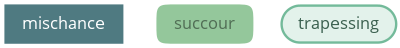

The script that drew this image:
import os, sys

from fig import draw, imgname
from twyg.cairowrapper import context as ctx


OUTFORMAT = 'png'
OUTFILE = imgname(OUTFORMAT)
WIDTH = 500
HEIGHT = 60


config1 = r"""
[layout]
    style               layout

[node]
    fontName            "Open Sans"
    style               rect
    strokeWidth         3
    roundness           0

[connection]
    style               curve

[color]
    style               colorizer
    colorscheme         "mint-examples"
    fontColorAuto       no
    fontColor           #fff
"""

config2 = r"""
[layout]
    style               layout

[node]
    fontName            "Open Sans"
    style               rect
    strokeWidth         3
    roundness           1.0

[connection]
    style               curve

[color]
    style               colorizer
    colorscheme         "mint-examples2"
"""

config3 = r"""
[layout]
    style               layout

[node]
    fontName            "Open Sans"
    style               rect
    strokeWidth         3
    roundingStyle       arc
    cornerRadius        45

[connection]
    style               curve

[color]
    style               colorizer
    colorscheme         "mint-examples3"
    fillColor           baseColor.blend(#fff, .8)
"""


data1 = { 'mischance': [] }
data2 = { 'succour': [] }
data3 = { 'trapessing': [] }


ctx.initsurface(1, 1, OUTFORMAT)
ctx.initsurface(WIDTH, HEIGHT, OUTFORMAT, OUTFILE, scale=0.8)
ctx.background(ctx.color(1))

ctx.translate(7, 7)
draw(config1, data1)

ctx.translate(190, 0)
draw(config2, data2)

ctx.translate(155, 0)
draw(config3, data3)

ctx.writesurface()
